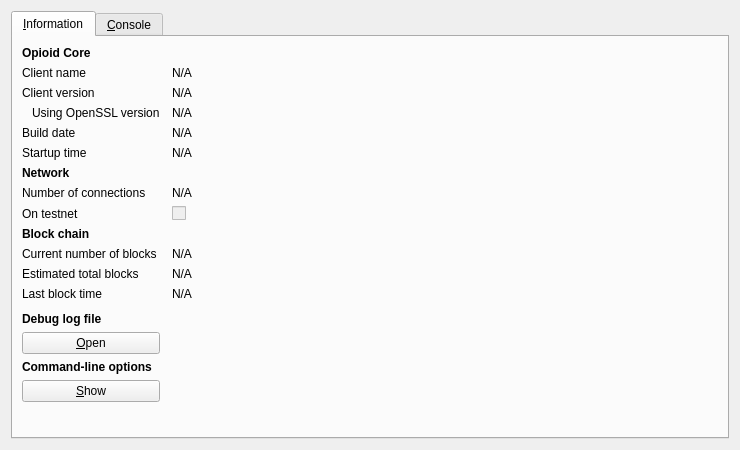
<?xml version="1.0" encoding="UTF-8"?>
<ui version="4.0">
 <class>RPCConsole</class>
 <widget class="QDialog" name="RPCConsole">
  <property name="geometry">
   <rect>
    <x>0</x>
    <y>0</y>
    <width>740</width>
    <height>450</height>
   </rect>
  </property>
  <property name="windowTitle">
   <string>Opioid - Debug window</string>
  </property>
  <layout class="QVBoxLayout" name="verticalLayout_2">
   <item>
    <widget class="QTabWidget" name="tabWidget">
     <property name="currentIndex">
      <number>0</number>
     </property>
     <widget class="QWidget" name="tab_info">
      <attribute name="title">
       <string>&amp;Information</string>
      </attribute>
      <layout class="QGridLayout" name="gridLayout" columnstretch="0,1">
       <property name="horizontalSpacing">
        <number>12</number>
       </property>
       <item row="0" column="0">
        <widget class="QLabel" name="label_9">
         <property name="font">
          <font>
           <weight>75</weight>
           <bold>true</bold>
          </font>
         </property>
         <property name="text">
          <string>Opioid Core</string>
         </property>
        </widget>
       </item>
       <item row="1" column="0">
        <widget class="QLabel" name="label_5">
         <property name="text">
          <string>Client name</string>
         </property>
        </widget>
       </item>
       <item row="1" column="1">
        <widget class="QLabel" name="clientName">
         <property name="cursor">
          <cursorShape>IBeamCursor</cursorShape>
         </property>
         <property name="text">
          <string>N/A</string>
         </property>
         <property name="textFormat">
          <enum>Qt::PlainText</enum>
         </property>
         <property name="textInteractionFlags">
          <set>Qt::LinksAccessibleByMouse|Qt::TextSelectableByKeyboard|Qt::TextSelectableByMouse</set>
         </property>
        </widget>
       </item>
       <item row="2" column="0">
        <widget class="QLabel" name="label_6">
         <property name="text">
          <string>Client version</string>
         </property>
        </widget>
       </item>
       <item row="2" column="1">
        <widget class="QLabel" name="clientVersion">
         <property name="cursor">
          <cursorShape>IBeamCursor</cursorShape>
         </property>
         <property name="text">
          <string>N/A</string>
         </property>
         <property name="textFormat">
          <enum>Qt::PlainText</enum>
         </property>
         <property name="textInteractionFlags">
          <set>Qt::LinksAccessibleByMouse|Qt::TextSelectableByKeyboard|Qt::TextSelectableByMouse</set>
         </property>
        </widget>
       </item>
       <item row="3" column="0">
        <widget class="QLabel" name="label_14">
         <property name="text">
          <string>Using OpenSSL version</string>
         </property>
         <property name="indent">
          <number>10</number>
         </property>
        </widget>
       </item>
       <item row="3" column="1">
        <widget class="QLabel" name="openSSLVersion">
         <property name="cursor">
          <cursorShape>IBeamCursor</cursorShape>
         </property>
         <property name="text">
          <string>N/A</string>
         </property>
         <property name="textFormat">
          <enum>Qt::PlainText</enum>
         </property>
         <property name="textInteractionFlags">
          <set>Qt::LinksAccessibleByMouse|Qt::TextSelectableByKeyboard|Qt::TextSelectableByMouse</set>
         </property>
        </widget>
       </item>
       <item row="4" column="0">
        <widget class="QLabel" name="label_12">
         <property name="text">
          <string>Build date</string>
         </property>
        </widget>
       </item>
       <item row="4" column="1">
        <widget class="QLabel" name="buildDate">
         <property name="cursor">
          <cursorShape>IBeamCursor</cursorShape>
         </property>
         <property name="text">
          <string>N/A</string>
         </property>
         <property name="textFormat">
          <enum>Qt::PlainText</enum>
         </property>
         <property name="textInteractionFlags">
          <set>Qt::LinksAccessibleByMouse|Qt::TextSelectableByKeyboard|Qt::TextSelectableByMouse</set>
         </property>
        </widget>
       </item>
       <item row="5" column="0">
        <widget class="QLabel" name="label_13">
         <property name="text">
          <string>Startup time</string>
         </property>
        </widget>
       </item>
       <item row="5" column="1">
        <widget class="QLabel" name="startupTime">
         <property name="cursor">
          <cursorShape>IBeamCursor</cursorShape>
         </property>
         <property name="text">
          <string>N/A</string>
         </property>
         <property name="textFormat">
          <enum>Qt::PlainText</enum>
         </property>
         <property name="textInteractionFlags">
          <set>Qt::LinksAccessibleByMouse|Qt::TextSelectableByKeyboard|Qt::TextSelectableByMouse</set>
         </property>
        </widget>
       </item>
       <item row="6" column="0">
        <widget class="QLabel" name="label_11">
         <property name="font">
          <font>
           <weight>75</weight>
           <bold>true</bold>
          </font>
         </property>
         <property name="text">
          <string>Network</string>
         </property>
        </widget>
       </item>
       <item row="7" column="0">
        <widget class="QLabel" name="label_7">
         <property name="text">
          <string>Number of connections</string>
         </property>
        </widget>
       </item>
       <item row="7" column="1">
        <widget class="QLabel" name="numberOfConnections">
         <property name="cursor">
          <cursorShape>IBeamCursor</cursorShape>
         </property>
         <property name="text">
          <string>N/A</string>
         </property>
         <property name="textFormat">
          <enum>Qt::PlainText</enum>
         </property>
         <property name="textInteractionFlags">
          <set>Qt::LinksAccessibleByMouse|Qt::TextSelectableByKeyboard|Qt::TextSelectableByMouse</set>
         </property>
        </widget>
       </item>
       <item row="8" column="0">
        <widget class="QLabel" name="label_8">
         <property name="text">
          <string>On testnet</string>
         </property>
        </widget>
       </item>
       <item row="8" column="1">
        <widget class="QCheckBox" name="isTestNet">
         <property name="enabled">
          <bool>false</bool>
         </property>
         <property name="text">
          <string/>
         </property>
        </widget>
       </item>
       <item row="9" column="0">
        <widget class="QLabel" name="label_10">
         <property name="font">
          <font>
           <weight>75</weight>
           <bold>true</bold>
          </font>
         </property>
         <property name="text">
          <string>Block chain</string>
         </property>
        </widget>
       </item>
       <item row="10" column="0">
        <widget class="QLabel" name="label_3">
         <property name="text">
          <string>Current number of blocks</string>
         </property>
        </widget>
       </item>
       <item row="10" column="1">
        <widget class="QLabel" name="numberOfBlocks">
         <property name="cursor">
          <cursorShape>IBeamCursor</cursorShape>
         </property>
         <property name="text">
          <string>N/A</string>
         </property>
         <property name="textFormat">
          <enum>Qt::PlainText</enum>
         </property>
         <property name="textInteractionFlags">
          <set>Qt::LinksAccessibleByMouse|Qt::TextSelectableByKeyboard|Qt::TextSelectableByMouse</set>
         </property>
        </widget>
       </item>
       <item row="11" column="0">
        <widget class="QLabel" name="label_4">
         <property name="text">
          <string>Estimated total blocks</string>
         </property>
        </widget>
       </item>
       <item row="11" column="1">
        <widget class="QLabel" name="totalBlocks">
         <property name="cursor">
          <cursorShape>IBeamCursor</cursorShape>
         </property>
         <property name="text">
          <string>N/A</string>
         </property>
         <property name="textFormat">
          <enum>Qt::PlainText</enum>
         </property>
         <property name="textInteractionFlags">
          <set>Qt::LinksAccessibleByMouse|Qt::TextSelectableByKeyboard|Qt::TextSelectableByMouse</set>
         </property>
        </widget>
       </item>
       <item row="12" column="0">
        <widget class="QLabel" name="label_2">
         <property name="text">
          <string>Last block time</string>
         </property>
        </widget>
       </item>
       <item row="12" column="1">
        <widget class="QLabel" name="lastBlockTime">
         <property name="cursor">
          <cursorShape>IBeamCursor</cursorShape>
         </property>
         <property name="text">
          <string>N/A</string>
         </property>
         <property name="textFormat">
          <enum>Qt::PlainText</enum>
         </property>
         <property name="textInteractionFlags">
          <set>Qt::LinksAccessibleByMouse|Qt::TextSelectableByKeyboard|Qt::TextSelectableByMouse</set>
         </property>
        </widget>
       </item>
       <item row="13" column="0">
        <spacer name="verticalSpacer_2">
         <property name="orientation">
          <enum>Qt::Vertical</enum>
         </property>
         <property name="sizeHint" stdset="0">
          <size>
           <width>20</width>
           <height>20</height>
          </size>
         </property>
        </spacer>
       </item>
       <item row="14" column="0">
        <widget class="QLabel" name="labelDebugLogfile">
         <property name="font">
          <font>
           <weight>75</weight>
           <bold>true</bold>
          </font>
         </property>
         <property name="text">
          <string>Debug log file</string>
         </property>
        </widget>
       </item>
       <item row="15" column="0">
        <widget class="QPushButton" name="openDebugLogfileButton">
         <property name="toolTip">
          <string>Open the Opioid debug log file from the current data directory. This can take a few seconds for large log files.</string>
         </property>
         <property name="text">
          <string>&amp;Open</string>
         </property>
         <property name="autoDefault">
          <bool>false</bool>
         </property>
        </widget>
       </item>
       <item row="16" column="0">
        <widget class="QLabel" name="labelCLOptions">
         <property name="font">
          <font>
           <weight>75</weight>
           <bold>true</bold>
          </font>
         </property>
         <property name="text">
          <string>Command-line options</string>
         </property>
        </widget>
       </item>
       <item row="17" column="0">
        <widget class="QPushButton" name="showCLOptionsButton">
         <property name="toolTip">
          <string>Show the Opioid-Qt help message to get a list with possible Opioid command-line options.</string>
         </property>
         <property name="text">
          <string>&amp;Show</string>
         </property>
         <property name="autoDefault">
          <bool>false</bool>
         </property>
        </widget>
       </item>
       <item row="18" column="0">
        <spacer name="verticalSpacer">
         <property name="orientation">
          <enum>Qt::Vertical</enum>
         </property>
         <property name="sizeHint" stdset="0">
          <size>
           <width>20</width>
           <height>40</height>
          </size>
         </property>
        </spacer>
       </item>
      </layout>
     </widget>
     <widget class="QWidget" name="tab_console">
      <attribute name="title">
       <string>&amp;Console</string>
      </attribute>
      <layout class="QVBoxLayout" name="verticalLayout_3">
       <property name="spacing">
        <number>3</number>
       </property>
       <item>
        <widget class="QTextEdit" name="messagesWidget">
         <property name="minimumSize">
          <size>
           <width>0</width>
           <height>100</height>
          </size>
         </property>
         <property name="readOnly">
          <bool>true</bool>
         </property>
         <property name="tabKeyNavigation" stdset="0">
          <bool>false</bool>
         </property>
         <property name="columnCount" stdset="0">
          <number>2</number>
         </property>
        </widget>
       </item>
       <item>
        <layout class="QHBoxLayout" name="horizontalLayout">
         <property name="spacing">
          <number>3</number>
         </property>
         <item>
          <widget class="QLabel" name="label">
           <property name="text">
            <string notr="true">&gt;</string>
           </property>
          </widget>
         </item>
         <item>
          <widget class="QLineEdit" name="lineEdit"/>
         </item>
         <item>
          <widget class="QPushButton" name="clearButton">
           <property name="maximumSize">
            <size>
             <width>24</width>
             <height>24</height>
            </size>
           </property>
           <property name="toolTip">
            <string>Clear console</string>
           </property>
           <property name="text">
            <string/>
           </property>
           <property name="icon">
            <iconset resource="../bitcoin.qrc">
             <normaloff>:/icons/remove</normaloff>:/icons/remove</iconset>
           </property>
           <property name="shortcut">
            <string notr="true">Ctrl+L</string>
           </property>
           <property name="autoDefault">
            <bool>false</bool>
           </property>
          </widget>
         </item>
        </layout>
       </item>
      </layout>
     </widget>
    </widget>
   </item>
  </layout>
 </widget>
 <resources>
  <include location="../bitcoin.qrc"/>
 </resources>
 <connections/>
</ui>
